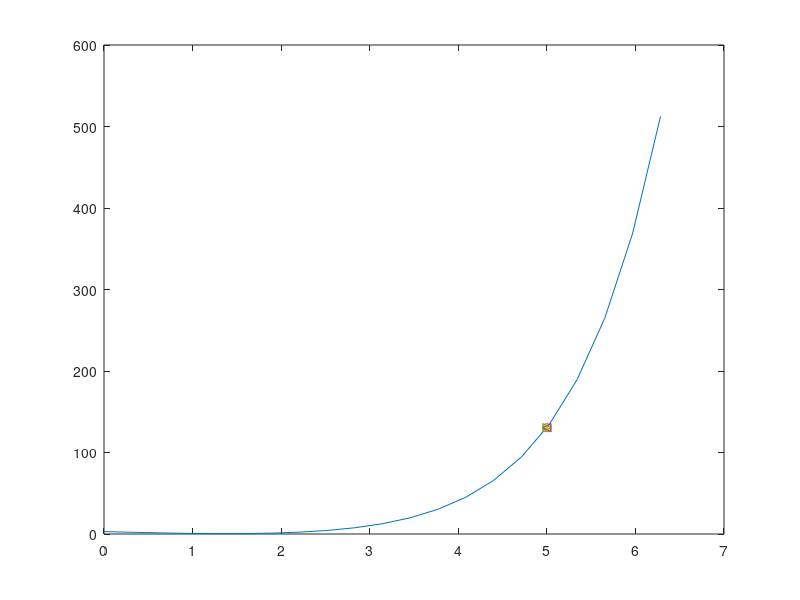
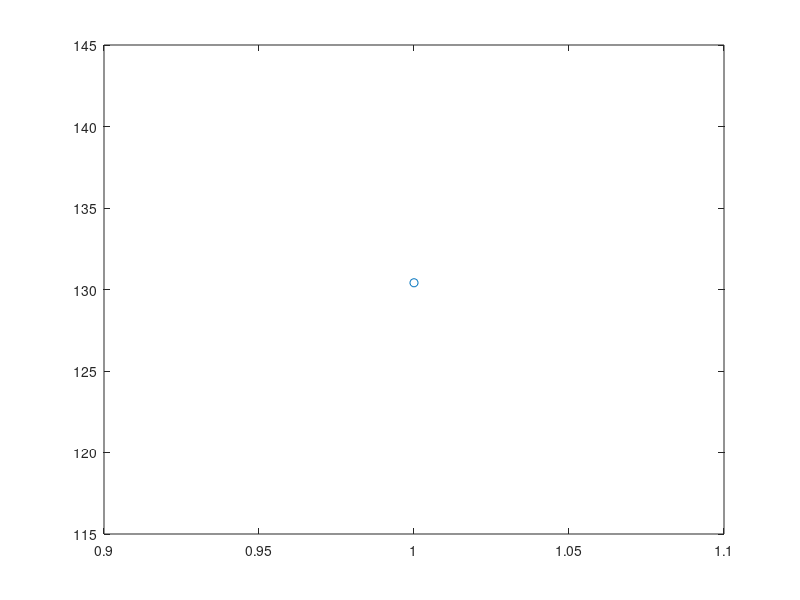

Write the MATLAB code that produced these figures, in order.
% GSS
clc;clear;
f=@(x) 2-4.*x + exp(x);
al=input('al= (e.g.1) ?');au=input('au= (e.g.7) ?');
I=au-al;
aa=al+0.382*I;ab=al+0.618*I;
t=1;Au(t)=au;Aa(t)=aa;Ab(t)=ab;Al(t)=al;
while I>0.001
    if f(aa)<f(ab)
        al=al;
        ab=aa;
        au=ab;
        aa=al+0.382*(au-al);
    elseif f(aa)>f(ab)
        al=aa;
        aa=ab;
        au=au;
        ab=al+0.618*(au-al);
    else
        al=aa;
        au=ab;
        aa=al+0.382*(au-al);
        ab=al+0.618*(au-al);
    end
    I=au-al;t=t+1;
    Au(t)=au;Aa(t)=aa;Ab(t)=ab;Al(t)=al;
end

% draw
i = 0:pi/10:2*pi;
z=f(i);
plot(i,z);

hold on
for i=1:t
    plot(Au(i),f(Au(i)),'o',Aa(i),f(Aa(i)),'*',Ab(i),f(Ab(i)),'<',Al(i),f(Al(i)),'>')
end

Amin=0.5*(Au+Al);
fmin=f(Amin);

figure
plot(fmin,'-o')